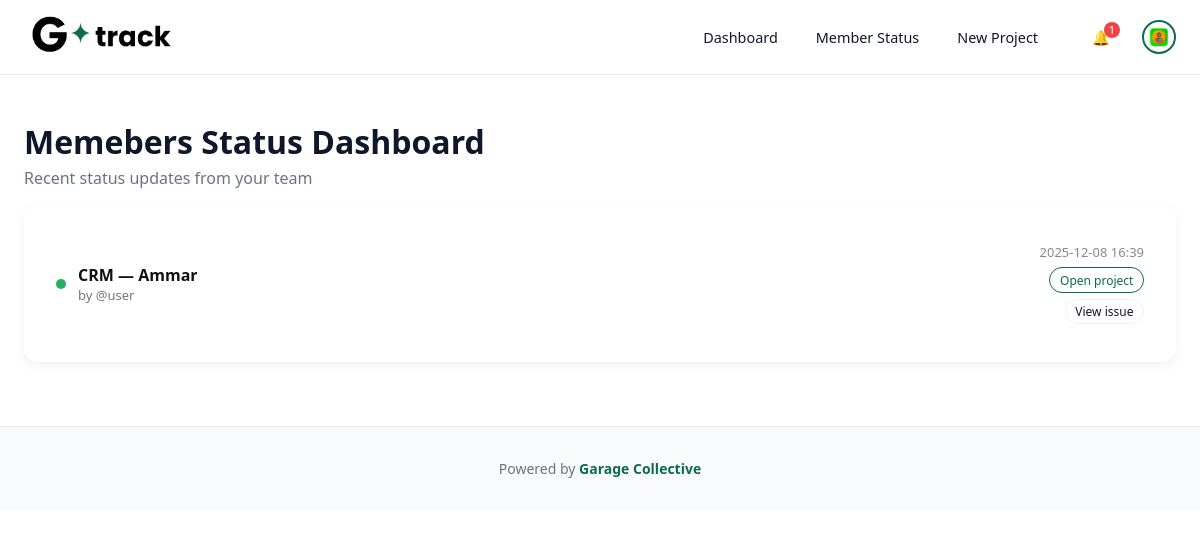
The app's page /team-lead/ (signed in), older data.
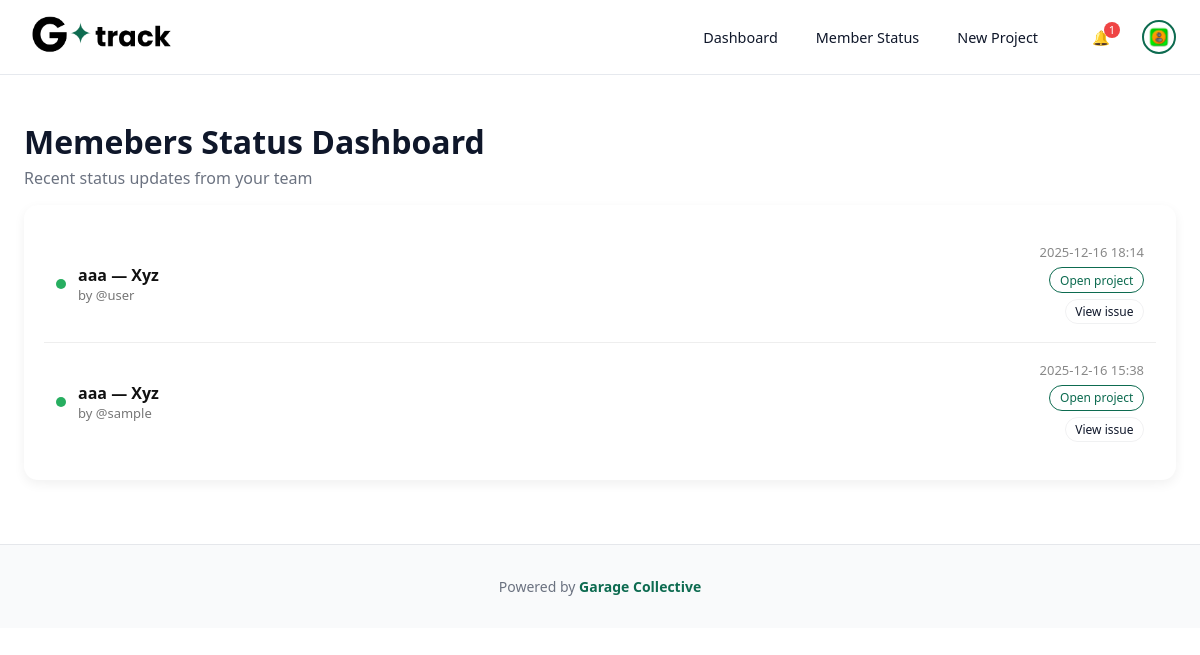
The same page, newer data.
### board/models.py (models this page shows, shortened)
class Issue(models.Model):
    STATUS_CHOICES = [
        ("TODO", "To Do"),
        ("IN_PROGRESS", "In Progress"),
        ("DONE", "Done"),
    ]
    PRIORITY_CHOICES = [
        ("LOW", "Low"),
        ("MEDIUM", "Medium"),
        ("HIGH", "High"),
        ("CRITICAL", "Critical"),
    ]
    project = models.ForeignKey(Project, related_name="issues", on_delete=models.CASCADE)
    title = models.CharField(max_length=200)
    description = models.TextField(blank=True)
    status = models.CharField(max_length=20, choices=STATUS_CHOICES, default="TODO")
    priority = models.CharField(max_length=20, choices=PRIORITY_CHOICES, default="MEDIUM")
    assignee = models.ForeignKey(User, null=True, blank=True, on_delete=models.SET_NULL)
    members = models.ManyToManyField(
        User,
        related_name="issue_memberships",
        blank=True,
    )
    due_date = models.DateField(null=True, blank=True)
    show_on_board = models.BooleanField(
        default=True,
        help_text="If false the issue is hidden from the project's kanban columns but still visible in My Tasks and issue detail."
    )
    created_at = models.DateTimeField(auto_now_add=True)
    updated_at = models.DateTimeField(auto_now=True)
    class Meta:
        ordering = ["-created_at"]

class Project(models.Model):
    name = models.CharField(max_length=100)
    key = models.CharField(
        max_length=10,
        unique=True,                      # keep this if you want each key only once
        help_text="Short code, e.g. CRM",
    )
    description = models.TextField(blank=True)
    owner = models.ForeignKey(
        User,
        related_name="owned_projects",
        on_delete=models.CASCADE,
    )
    issue_date = models.DateField(null=True, blank=True)
    deadline_date = models.DateField(null=True, blank=True)
    sop = models.TextField(
        blank=True,
        help_text="Step-by-step SOP for this project.",
    )
    reference_url = models.URLField(
        blank=True,
        null=True,
        help_text="Optional: link to docs / design / folder for this project.",
    )
    members = models.ManyToManyField(
        User,
        related_name="projects",
        blank=True,
        help_text="Team members who can see this project.",
    )
    department = models.CharField(
        max_length=50,
        choices=Profile.DEPARTMENT_CHOICES,
        blank=True,
        null=True,
        help_text="Department this project belongs to",
    )
    created_at = models.DateTimeField(auto_now_add=True)
    class Meta:
        ordering = ["name"]

### board/views.py (the view)
# urls.py: path("team-lead/", TeamLeadDashboardView.as_view(), name="teamlead_dashboard"),
class TeamLeadDashboardView(LoginRequiredMixin, TemplateView):
    template_name = "board/teamlead_dashboard.html"
    def get_projects_for_lead(self, user):
        return Project.objects.filter(Q(owner=user) | Q(members=user)).distinct()
    def get_context_data(self, **kwargs):
        ctx = super().get_context_data(**kwargs)
        user = self.request.user
        projects = self.get_projects_for_lead(user)
        recent_cutoff = timezone.now() - timezone.timedelta(days=60)
        status_updates = (
            Issue.objects
                 .filter(project__in=projects, show_on_board=True)
                 .filter(created_at__gte=recent_cutoff)
                 .select_related("project", "assignee")
                 .order_by("-created_at")
        )
        ctx["status_updates"] = status_updates
        ctx["projects"] = projects
        return ctx

### board/context_processors.py (called while the page is built)
def user_issue_counts(request):
    if not request.user.is_authenticated:
        return {}
    today = timezone.localdate()
    overdue = Issue.objects.filter(
        assignee=request.user,
        due_date__lt=today
    ).exclude(status="DONE").count()
    open_issues = Issue.objects.filter(
        assignee=request.user
    ).exclude(status="DONE").count()
    return {
        "nav_overdue_count": overdue,
        "nav_open_issue_count": open_issues,
    }

def notifications_context(request):
    if request.user.is_authenticated:
        count = Notification.objects.filter(
            user=request.user,
            is_read=False
        ).count()
    else:
        count = 0
    return {"unread_notifications_count": count}

### board/templates/board/teamlead_dashboard.html (shortened to what this page needs)
{% extends "base.html" %}
{% block content %}
<h1 class="page-title">Memebers Status Dashboard</h1>
<p class="page-subtitle">Recent status updates from your team</p>
<section class="status-card">
  {% if status_updates %}
    {% for item in status_updates %}
      <div class="status-row">
        <div class="status-left">
          <div class="status-dot"></div>
          <div class="info">
            <div class="title">{{ item.project.key }} — {{ item.project.name }}</div>
            <div class="user">by @{{ item.assignee.username }}</div>
          </div>
        </div>
        <div class="status-right">
          <div class="time">{{ item.created_at|date:"Y-m-d H:i" }}</div>
          <a href="{% url 'project_board' item.project.pk %}" class="btn-chip btn-chip--success">Open project</a>
          <a href="{% url 'issue_detail' item.pk %}" class="btn-chip">View issue</a>
        </div>
      </div>
    {% endfor %}
  {% else %}
    <p class="empty">No recent status updates.</p>
  {% endif %}
</section>
{% endblock %}

Row changes from the older to the newer data that the page shows:
removed Issue: project.key "CRM", project.name "Ammar", assignee.username "user", created_at "2025-12-08 16:39"
added Issue: project.key "aaa", project.name "Xyz", assignee.username "user", created_at "2025-12-16 18:14"
added Issue: project.key "aaa", project.name "Xyz", assignee.username "sample", created_at "2025-12-16 15:38"
